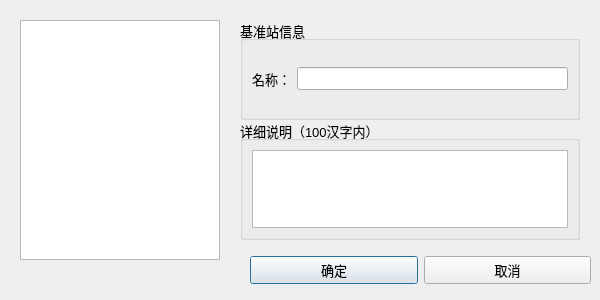
<?xml version="1.0" encoding="UTF-8"?>
<ui version="4.0">
 <class>StandardStationEditDialog</class>
 <widget class="QDialog" name="StandardStationEditDialog">
  <property name="windowModality">
   <enum>Qt::ApplicationModal</enum>
  </property>
  <property name="geometry">
   <rect>
    <x>0</x>
    <y>0</y>
    <width>600</width>
    <height>300</height>
   </rect>
  </property>
  <property name="font">
   <font>
    <pointsize>10</pointsize>
   </font>
  </property>
  <property name="windowTitle">
   <string>Dialog</string>
  </property>
  <widget class="QGroupBox" name="groupBox">
   <property name="geometry">
    <rect>
     <x>240</x>
     <y>20</y>
     <width>340</width>
     <height>100</height>
    </rect>
   </property>
   <property name="title">
    <string>基准站信息</string>
   </property>
   <layout class="QGridLayout" name="gridLayout">
    <property name="topMargin">
     <number>0</number>
    </property>
    <property name="bottomMargin">
     <number>0</number>
    </property>
    <item row="0" column="0">
     <widget class="QLabel" name="label">
      <property name="text">
       <string>名称：</string>
      </property>
      <property name="alignment">
       <set>Qt::AlignRight|Qt::AlignTrailing|Qt::AlignVCenter</set>
      </property>
     </widget>
    </item>
    <item row="0" column="1">
     <widget class="QLineEdit" name="stationNameEdit"/>
    </item>
   </layout>
  </widget>
  <widget class="QWidget" name="horizontalLayoutWidget">
   <property name="geometry">
    <rect>
     <x>250</x>
     <y>250</y>
     <width>341</width>
     <height>41</height>
    </rect>
   </property>
   <layout class="QHBoxLayout" name="horizontalLayout">
    <property name="spacing">
     <number>6</number>
    </property>
    <item>
     <widget class="QPushButton" name="confirmButton">
      <property name="sizePolicy">
       <sizepolicy hsizetype="Minimum" vsizetype="Fixed">
        <horstretch>0</horstretch>
        <verstretch>0</verstretch>
       </sizepolicy>
      </property>
      <property name="text">
       <string>确定</string>
      </property>
     </widget>
    </item>
    <item>
     <widget class="QPushButton" name="cancelButton">
      <property name="text">
       <string>取消</string>
      </property>
     </widget>
    </item>
   </layout>
  </widget>
  <widget class="QGroupBox" name="verticalGroupBox">
   <property name="geometry">
    <rect>
     <x>240</x>
     <y>120</y>
     <width>340</width>
     <height>120</height>
    </rect>
   </property>
   <property name="title">
    <string>详细说明（100汉字内）</string>
   </property>
   <layout class="QVBoxLayout" name="verticalLayout_3">
    <item>
     <widget class="QTextEdit" name="detailEdit"/>
    </item>
   </layout>
  </widget>
  <widget class="QGraphicsView" name="graphicsView">
   <property name="geometry">
    <rect>
     <x>20</x>
     <y>20</y>
     <width>200</width>
     <height>240</height>
    </rect>
   </property>
  </widget>
 </widget>
 <tabstops>
  <tabstop>stationNameEdit</tabstop>
  <tabstop>detailEdit</tabstop>
  <tabstop>confirmButton</tabstop>
  <tabstop>cancelButton</tabstop>
  <tabstop>graphicsView</tabstop>
 </tabstops>
 <resources/>
 <connections/>
</ui>
